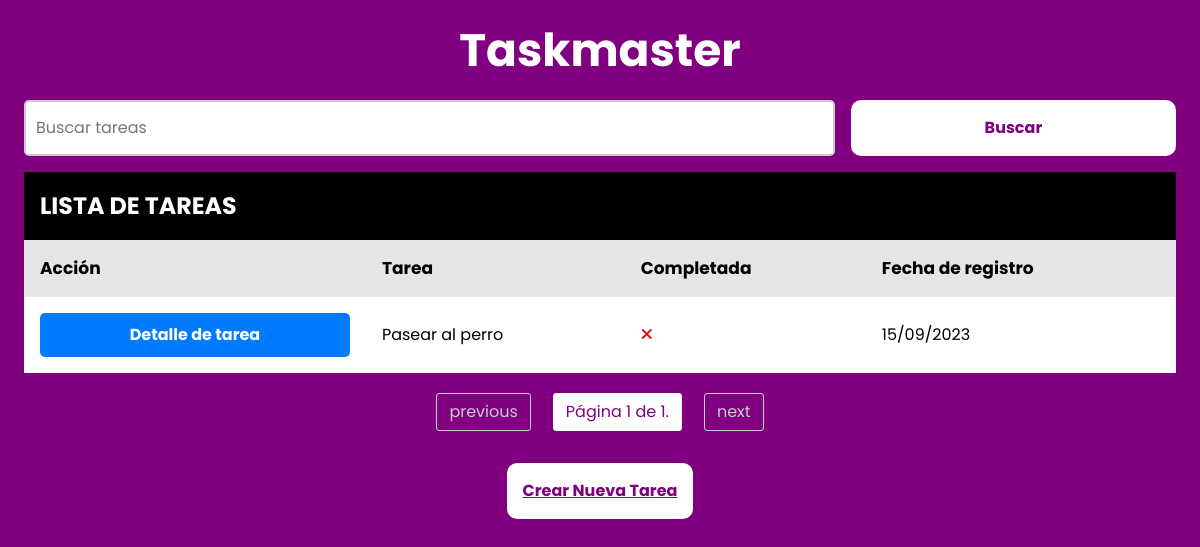
Page /todo_task/ on the earlier database version.
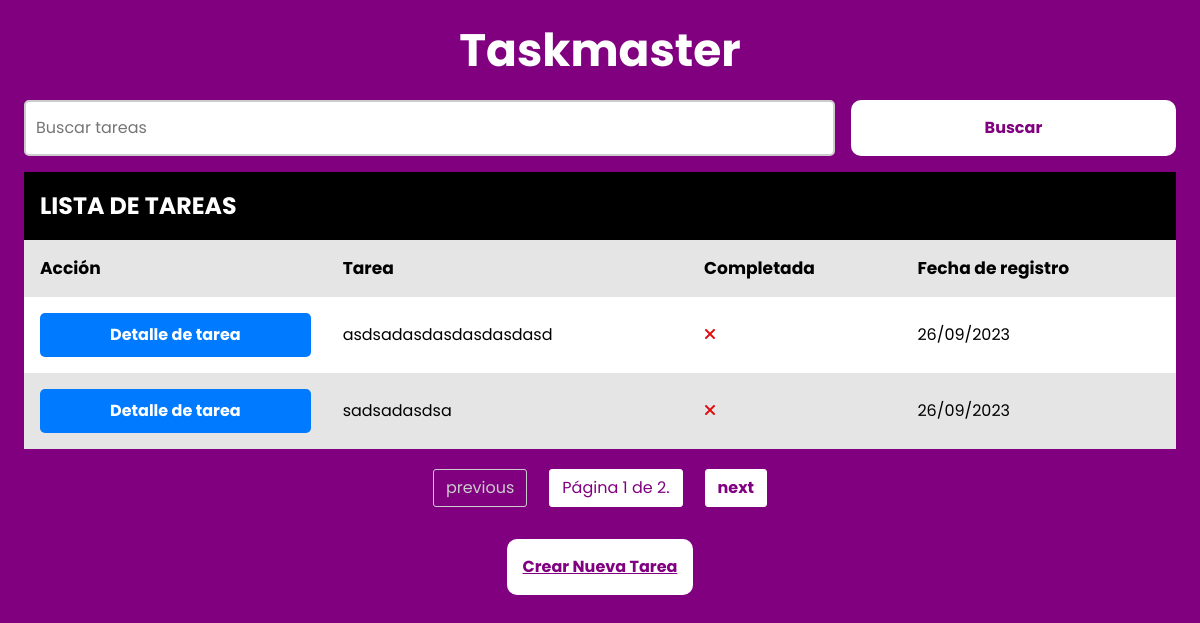
Same page on the later database version.
### todo_task/models.py (models this page shows, shortened)
class Task(models.Model):
    title = models.CharField(max_length=200)
    complete = models.BooleanField(default=False)
    created = models.DateTimeField(auto_now_add=True)
    labels = models.ManyToManyField("Label")
    class Meta:
        ordering = ["-created"]

### todo_task/views.py (the view)
# urls.py: path("", views.list_tasks, name="list_tasks"),
def list_tasks(request):
    tasks = Task.objects.all()
    query = request.GET.get('q', '')
    if not query:
        tasks = Task.objects.all()
    else:
        tasks = Task.objects.filter(title__startswith=query)
    page_number = request.GET.get('page') # Devuelve un str
    try:
        page_number = int(page_number)  # Convierte a entero
    except (TypeError, ValueError):
        page_number = 1  # Si no es un número válido, muestra la primera página
    paginator = Paginator(tasks, 2)  # Cambia 10 al número de elementos por página que desees
    try:
        tasks = paginator.page(page_number)
    except EmptyPage:
        tasks = paginator.page(1)  # Si la página está vacía, muestra la primera página
    return render(request, "todo_task/list_tasks.html", {"tasks": tasks, "query": query})

### todo_task/templates/todo_task/list_tasks.html (shortened to what this page needs)
{% extends "base.html" %}
{% load static %}
{% block css %}
<link rel="stylesheet" type="text/css" href="{% static 'todo_task/css/style.css' %}">
{% endblock %}
{% block content %}
<section class="container">
    <h1 class="fs-6">Taskmaster</h1>
    <form class="search-form" method="get">
        <input type="text" name="q" value="{{ query }}" placeholder="Buscar tareas">
        <input class="btn" type="submit" value="Buscar">
    </form>
    <div class="table-wrapper">
        <table role="table">
            <caption role="caption" class="fs-3">
                Lista de Tareas
            </caption>
            <thead>
                <tr class="fs-1">
                    <th>Acción</th>
                    <th>Tarea</th>
                    <th>Completada</th>
                    <th>Fecha de registro</th>
                </tr>
            </thead>
            <tbody role="rowgroup">
                {% for task in tasks %}
                <tr role="row">
                    <td headers="actions" role="cell">
                        <a class="table__action fs-btn-1" href="{% url 'task_detail' task.id %}">Detalle de tarea</a>
                    </td>
                    <td headers="title" role="cell">{{ task.title }}</td>
                    <td headers="status" role="cell" class="table__status-cell">{% if task.complete %}<i
                            class="fa-solid fa-check status-cell__ticket"></i>{% else %}<i
                            class="fa-solid fa-xmark status-cell__cross"></i>{% endif %}</td>
                    <td headers="Registro" role="cell">{{ task.created|date:"d/m/Y" }}</td>
                </tr>
                {% endfor %}
            </tbody>
        </table>
    </div>
    <div class="pagination">
        <span class="step-links">
            {% if tasks.has_previous %}
            <a href="?page={{ tasks.previous_page_number }}">previous</a>
            {% else %}
            <span class="disabled">previous</span>
            {% endif %}
            <span class="current-page">
                Página {{ tasks.number }} de {{ tasks.paginator.num_pages }}.
            </span>
            {% if tasks.has_next %}
            <a href="?page={{ tasks.next_page_number }}">next</a>
            {% else %}
            <span class="disabled">next</span>
            {% endif %}
        </span>
    </div>
    <div class="links-container">
        <a class="btn" href="{% url 'create_task' %}">Crear Nueva Tarea</a>
    </div>
</section>
{% endblock %}

Differences in the rows shown:
removed Task: title "Pasear al perro", complete False (drawn), created "15/09/2023"
added Task: title "asdsadasdasdasdasdasd", complete False (drawn), created "26/09/2023"
added Task: title "sadsadasdsa", complete False (drawn), created "26/09/2023"
Other differences:
{{ tasks.paginator.num_pages }}: "1" → "2"
